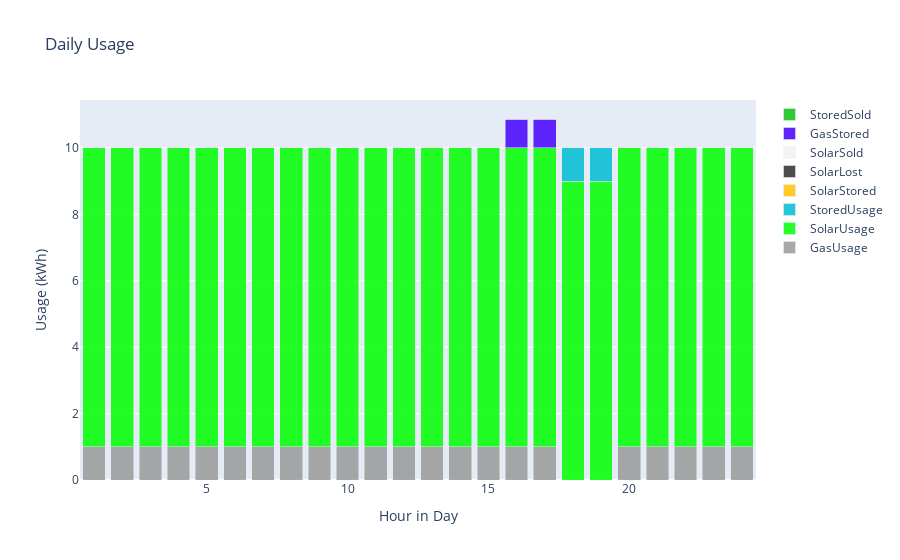

Notebook code cell kept with this figure:
### Code cell
num_batteries = 1
print("*Under production*")
future_demand: DemandDf = DemandDf(pd.DataFrame({"HourOfYear": [i for i in range(80, 104)],
                                                 "Demand": [10] * 24}))
total_panel_production: ProductionDf = ProductionDf(pd.DataFrame({"HourOfYear": [i for i in range(80, 104)],
                                                                  "SolarProduction": [9] * 24}))
price: CostElectricityDf = CostElectricityDf(pd.DataFrame({"Cost ILS/Kwh": [100 for i in range(80, 104)],
                                                           "HourOfYear": [i for i in range(80, 104)]}))
binary_price: CostElectricityDf = CostElectricityDf(pd.DataFrame({"Cost ILS/Kwh": [0 for i in range(80, 104)],
                                                           "HourOfYear": [i for i in range(80, 104)]}))

simulation_params_dict = simulation_params._asdict()
simulation_params_dict['MAX_SELLING_POWER'] = 1
simulation_params_dict['CHARGE_POWER'] = 1
simulation_params_dict['BATTERY_CAPACITY'] = 2
simulation_params = Params(**simulation_params_dict)
electricity_use: ElectricityUseDf = selling_strategy.first_selling_strategy(
    demand=future_demand, production=total_panel_production, param= simulation_params, number_of_batteries=num_batteries)
daily_graph(electricity_use.df)
test_simulation(electricity_use=electricity_use, demand=future_demand, production=total_panel_production,
                params=simulation_params, num_batteries=num_batteries)

### Figure 1 — Plotly figure (JSON) as saved in the notebook; plotly's stock layout.template omitted (floating-point values rounded to 4 significant figures)
{"data": [{"marker": {"color": "#999999"}, "name": "GasUsage", "opacity": 0.85, "x": [1, 2, 3, 4, 5, 6, 7, 8, 9, 10, 11, 12, 13, 14, 15, 16, 17, 18, 19, 20, 21, 22, 23, 24], "y": [1.0, 1.0, 1.0, 1.0, 1.0, 1.0, 1.0, 1.0, 1.0, 1.0, 1.0, 1.0, 1.0, 1.0, 1.0, 1.0, 1.0, 0.0, 0.0, 1.0, 1.0, 1.0, 1.0, 1.0], "type": "bar"}, {"marker": {"color": "#00FF00"}, "name": "SolarUsage", "opacity": 0.85, "x": [1, 2, 3, 4, 5, 6, 7, 8, 9, 10, 11, 12, 13, 14, 15, 16, 17, 18, 19, 20, 21, 22, 23, 24], "y": [9.0, 9.0, 9.0, 9.0, 9.0, 9.0, 9.0, 9.0, 9.0, 9.0, 9.0, 9.0, 9.0, 9.0, 9.0, 9.0, 9.0, 9.0, 9.0, 9.0, 9.0, 9.0, 9.0, 9.0], "type": "bar"}, {"marker": {"color": "#00bcd4"}, "name": "StoredUsage", "opacity": 0.85, "x": [1, 2, 3, 4, 5, 6, 7, 8, 9, 10, 11, 12, 13, 14, 15, 16, 17, 18, 19, 20, 21, 22, 23, 24], "y": [0.0, 0.0, 0.0, 0.0, 0.0, 0.0, 0.0, 0.0, 0.0, 0.0, 0.0, 0.0, 0.0, 0.0, 0.0, 0.0, 0.0, 1.0, 1.0, 0.0, 0.0, 0.0, 0.0, 0.0], "type": "bar"}, {"marker": {"color": "#FFC300"}, "name": "SolarStored", "opacity": 0.85, "x": [1, 2, 3, 4, 5, 6, 7, 8, 9, 10, 11, 12, 13, 14, 15, 16, 17, 18, 19, 20, 21, 22, 23, 24], "y": [0.0, 0.0, 0.0, 0.0, 0.0, 0.0, 0.0, 0.0, 0.0, 0.0, 0.0, 0.0, 0.0, 0.0, 0.0, 0.0, 0.0, 0.0, 0.0, 0.0, 0.0, 0.0, 0.0, 0.0], "type": "bar"}, {"marker": {"color": "#2f2f2f"}, "name": "SolarLost", "opacity": 0.85, "x": [1, 2, 3, 4, 5, 6, 7, 8, 9, 10, 11, 12, 13, 14, 15, 16, 17, 18, 19, 20, 21, 22, 23, 24], "y": [0.0, 0.0, 0.0, 0.0, 0.0, 0.0, 0.0, 0.0, 0.0, 0.0, 0.0, 0.0, 0.0, 0.0, 0.0, 0.0, 0.0, 0.0, 0.0, 0.0, 0.0, 0.0, 0.0, 0.0], "type": "bar"}, {"marker": {"color": "#f2f2f2"}, "name": "SolarSold", "opacity": 0.85, "x": [1, 2, 3, 4, 5, 6, 7, 8, 9, 10, 11, 12, 13, 14, 15, 16, 17, 18, 19, 20, 21, 22, 23, 24], "y": [0.0, 0.0, 0.0, 0.0, 0.0, 0.0, 0.0, 0.0, 0.0, 0.0, 0.0, 0.0, 0.0, 0.0, 0.0, 0.0, 0.0, 0.0, 0.0, 0.0, 0.0, 0.0, 0.0, 0.0], "type": "bar"}, {"marker": {"color": "#4500ff"}, "name": "GasStored", "opacity": 0.85, "x": [1, 2, 3, 4, 5, 6, 7, 8, 9, 10, 11, 12, 13, 14, 15, 16, 17, 18, 19, 20, 21, 22, 23, 24], "y": [0.0, 0.0, 0.0, 0.0, 0.0, 0.0, 0.0, 0.0, 0.0, 0.0, 0.0, 0.0, 0.0, 0.0, 0.0, 0.87, 0.87, 0.0, 0.0, 0.0, 0.0, 0.0, 0.0, 0.0], "type": "bar"}, {"marker": {"color": "#0dc014"}, "name": "StoredSold", "opacity": 0.85, "x": [1, 2, 3, 4, 5, 6, 7, 8, 9, 10, 11, 12, 13, 14, 15, 16, 17, 18, 19, 20, 21, 22, 23, 24], "y": [0.0, 0.0, 0.0, 0.0, 0.0, 0.0, 0.0, 0.0, 0.0, 0.0, 0.0, 0.0, 0.0, 0.0, 0.0, 0.0, 0.0, 0.0, 0.0, 0.0, 0.0, 0.0, 0.0, 0.0], "type": "bar"}], "layout": {"barmode": "stack", "title": {"text": "Daily Usage"}, "xaxis": {"title": {"text": "Hour in Day"}}, "yaxis": {"title": {"text": "Usage (kWh)"}}}}
